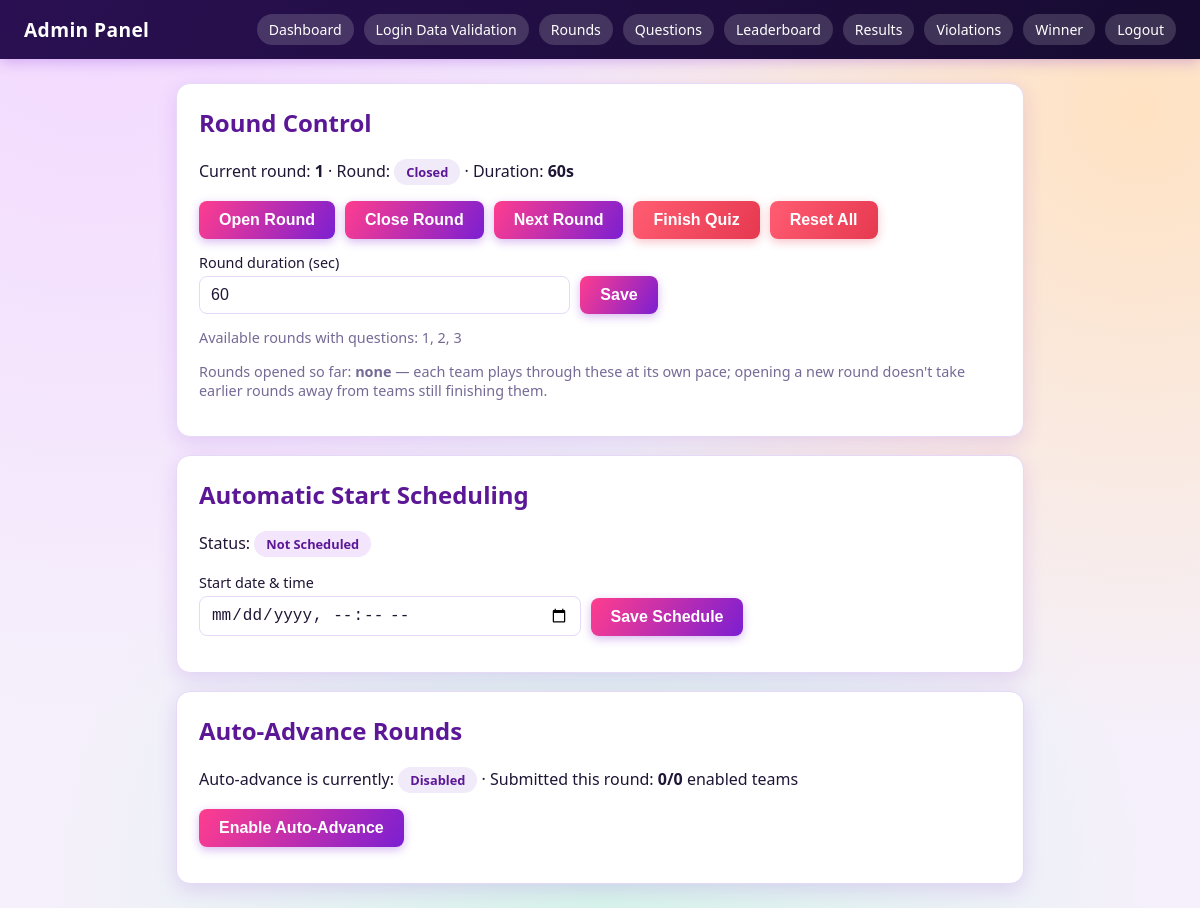
Screenshot of /admin/round (signed in) with the database file from the repository.
### tables this page shows
CREATE TABLE quiz_status (
    id INTEGER PRIMARY KEY CHECK (id = 1),
    current_round INTEGER NOT NULL DEFAULT 1,
    round_open INTEGER NOT NULL DEFAULT 0,
    finished INTEGER NOT NULL DEFAULT 0,
    round_duration INTEGER NOT NULL DEFAULT 60,
    -- Scheduling feature: optional automatic start time for the quiz.
    -- Stored as 'YYYY-MM-DD HH:MM:SS' server-local time. NULL = manual
    -- control only (admin opens Round 1 by hand, as before).
    start_datetime TEXT NULL,
    -- Set to 1 the moment Round 1 has ever been opened (manually or
    -- automatically). Used so the schedule only gates the *initial*
    -- start, not every later round transition.
    quiz_started INTEGER NOT NULL DEFAULT 0,
    -- When 1: once every registered team has submitted the current
    -- round, the next round opens automatically (or the quiz finishes
    -- automatically if there is no next round) -- no admin click needed.
    auto_advance INTEGER NOT NULL DEFAULT 0,
    -- Comma-separated list of every round number ever opened, e.g. "1,2".
    -- Lets each team progress independently: a team still on round 1
    -- keeps access to it even after round 2 opens for teams that are
    -- already done, instead of everyone being forced to the same round.
    opened_rounds TEXT NOT NULL DEFAULT ''
);

### routes/admin.py (the view, shortened to what this page needs)
@admin_bp.route("/round", methods=["GET", "POST"])
@admin_required
def round_control():
    db = _db()
    status = QuizStatus.get(db)
    return render_template(
        "admin/round_control.html",
        rounds=Question.rounds(db),
        schedule_status=QuizStatus.schedule_label(status),
        submitted_count=Result.submitted_count(db, status["current_round"]),
        team_count=Team.active_count(db),
        opened_rounds=QuizStatus.get_opened_rounds(status),
    )

### app.py (called while the page is built)
def get_db():
    if "db" not in g:
        g.db = sqlite3.connect(DB_PATH)
        g.db.row_factory = sqlite3.Row
        g.db.execute("PRAGMA foreign_keys = ON")
    return g.db

def create_app():
    app = Flask(__name__)
    app.secret_key = "change-me-in-production"
    app.config["DB_PATH"] = DB_PATH
    if not os.path.exists(DB_PATH):
        init_db()
    else:
        migrate_db()
    app.teardown_appcontext(close_db)
    app.register_blueprint(auth_bp)
    app.register_blueprint(quiz_bp)
    app.register_blueprint(admin_bp, url_prefix="/admin")
    @app.context_processor
    def inject_globals():
        from models.quiz_status import QuizStatus
        return {"quiz_status": QuizStatus.get(get_db())}
    return app

### models/question.py (called while the page is built)
    @staticmethod
    def rounds(db):
        rows = db.execute("SELECT DISTINCT round_number FROM questions ORDER BY round_number").fetchall()
        return [r["round_number"] for r in rows]

### models/quiz_status.py (called while the page is built, shortened)
    @staticmethod
    def get(db):
        return db.execute("SELECT * FROM quiz_status WHERE id=1").fetchone()

    @staticmethod
    def schedule_label(row, now=None):
        if not row["start_datetime"]:
            return "Not Scheduled"

    @staticmethod
    def get_opened_rounds(row):
        raw = (row["opened_rounds"] or "").strip()
        if not raw:
            return []

### models/result.py (called while the page is built)
    @staticmethod
    def submitted_count(db, round_number):
        row = db.execute(
            "SELECT COUNT(*) AS n FROM results WHERE round_number=?",
            (round_number,),
        ).fetchone()
        return row["n"]

### models/team.py (called while the page is built)
    @staticmethod
    def active_count(db):
        return db.execute(
            "SELECT COUNT(*) AS n FROM teams WHERE is_active=1"
        ).fetchone()["n"]

### routes/admin.py (called while the page is built)
def _db():
    from app import get_db
    return get_db()

def admin_required(f):
    @wraps(f)
    def wrapper(*a, **kw):
        if not session.get("is_admin"):
            return redirect(url_for("admin.login"))
        return f(*a, **kw)
    return wrapper

### templates/admin/round_control.html (shortened to what this page needs)
{% extends "admin/_base.html" %}
{% block content %}
<div class="card">
  <h2>Round Control</h2>
  <p>Current round: <strong>{{ quiz_status.current_round }}</strong>
     · Round:
     <span class="pill {{ 'open' if quiz_status.round_open else 'closed' }}">
       {{ 'Open' if quiz_status.round_open else 'Closed' }}
     </span>
     · Duration: <strong>{{ quiz_status.round_duration }}s</strong></p>
  <form method="post" class="inline">
    <button name="action" value="open">Open Round</button>
    <button name="action" value="close">Close Round</button>
    <button name="action" value="next">Next Round</button>
    <button name="action" value="finish" class="danger">Finish Quiz</button>
    <button name="action" value="reset" class="danger" onclick="return confirm('Reset all results & rounds?')">Reset All</button>
  </form>
  <form method="post" class="inline">
    <label>Round duration (sec)<input type="number" name="duration" min="10" value="{{ quiz_status.round_duration }}"></label>
    <button type="submit">Save</button>
  </form>
  <p class="muted">Available rounds with questions: {{ rounds|join(', ') or 'none' }}</p>
  <p class="muted">
    Rounds opened so far: <strong>{{ opened_rounds|join(', ') or 'none' }}</strong> —
    each team plays through these at its own pace; opening a new round
    doesn't take earlier rounds away from teams still finishing them.
  </p>
</div>
<div class="card">
  <h2>Automatic Start Scheduling</h2>
  <p>
    Status:
    <span class="pill {{ 'open' if schedule_status == 'Live' else ('closed' if schedule_status == 'Upcoming' else 'finished') }}">
      {{ schedule_status }}
    </span>
  </p>
  <form method="post" class="inline">
    <label>Start date &amp; time
      <input type="datetime-local" name="start_datetime"
             value="{{ quiz_status.start_datetime or '' }}">
    </label>
    <button type="submit">Save Schedule</button>
  </form>
</div>
<div class="card">
  <h2>Auto-Advance Rounds</h2>
  <p>
    Auto-advance is currently:
    <span class="pill {{ 'open' if quiz_status.auto_advance else 'closed' }}">
      {{ 'Enabled' if quiz_status.auto_advance else 'Disabled' }}
    </span>
    · Submitted this round: <strong>{{ submitted_count }}/{{ team_count }}</strong> enabled teams
  </p>
  <form method="post" class="inline">
    {% if quiz_status.auto_advance %}
      <input type="hidden" name="enabled" value="0">
      <button type="submit" class="danger">Disable Auto-Advance</button>
    {% else %}
      <button type="submit">Enable Auto-Advance</button>
    {% endif %}
  </form>
</div>
{% endblock %}

### static/css/style.css (style rules this page uses)
:root { --color-bg: #f5f0fb; --color-surface: #ffffff; --color-ink: #1f1535; --color-muted: #756a96; --color-primary: #7c1fd1; --color-primary-dark: #5b1796; --color-primary-light: #a347e8; --color-accent: #ff9f1c; --color-accent-dark: #c9621a; --color-pop: #ff3d8e; --color-success: #0fae8a; --color-success-light: #d2f8ec; --color-danger: #e63950; --color-danger-light: #ffe1e6; --color-warning-bg: #fff0c2; --color-border: #e6d9f7; --radius: 14px; --shadow: 0 6px 20px rgba(124, 31, 209, .14); }
* { box-sizing:border-box }
body { margin:0; font-family: system-ui,-apple-system,"Segoe UI",Roboto,sans-serif; background: var(--color-bg); background-image: radial-gradient(circle at 8% 0%, #f3d9ff 0%, transparent 50%), radial-gradient(circle at 95% 12%, #ffe2c2 0%, transparent 45%), radial-gradient(circle at 50% 100%, #d6f3ea 0%, transparent 50%); color: var(--color-ink); min-height: 100vh; }
.card { background: var(--color-surface); border:1px solid var(--color-border); border-radius: var(--radius); padding:22px; box-shadow: var(--shadow); margin-bottom:18px; }
.card h2 { margin-top:0;color:var(--color-primary-dark) }
.muted { color:var(--color-muted);font-size:.9rem }
label { display:block;margin:10px 0;font-size:.9rem;color:var(--color-ink) }
input,select { width:100%;padding:9px 11px; border:1.5px solid var(--color-border); border-radius:8px;font-size:1rem;margin-top:4px; background:#fff;color:var(--color-ink); transition: border-color .15s ease; }
button { background: linear-gradient(120deg, var(--color-pop), var(--color-primary)); color:#fff;border:0;padding:10px 20px;border-radius:8px; font-size:1rem;font-weight:600;cursor:pointer;margin-top:8px; box-shadow: 0 3px 10px rgba(124,31,209,.3); transition: transform .1s ease, box-shadow .15s ease; }
button.danger { background: linear-gradient(120deg, #ff5c72, var(--color-danger)); box-shadow:0 3px 10px rgba(230,57,80,.3); }

### static/css/admin.css (style rules this page uses)
form.inline { display:flex;flex-wrap:wrap;gap:10px;align-items:flex-end;margin-bottom:14px }
form.inline button { margin-top:0 }
form.inline label { margin:0 }
.pill { display:inline-block;padding:4px 12px;border-radius:999px; font-size:.8rem;font-weight:600; }
.pill.closed { background:#f1eaf9; color:#5b1796; }
.pill.finished { background:#f3e6fc; color:var(--color-primary-dark); }

### rows the page displays
quiz_status: current_round "1", round_open "Closed", round_duration "60", duration "60", auto_advance "Disabled"

### other values shown
{{ rounds|join(', ') or 'none' }} "1, 2, 3"
{{ opened_rounds|join(', ') or 'none' }} "none"
{{ schedule_status }} "Not Scheduled"
{{ submitted_count }} "0"
{{ team_count }} "0"
